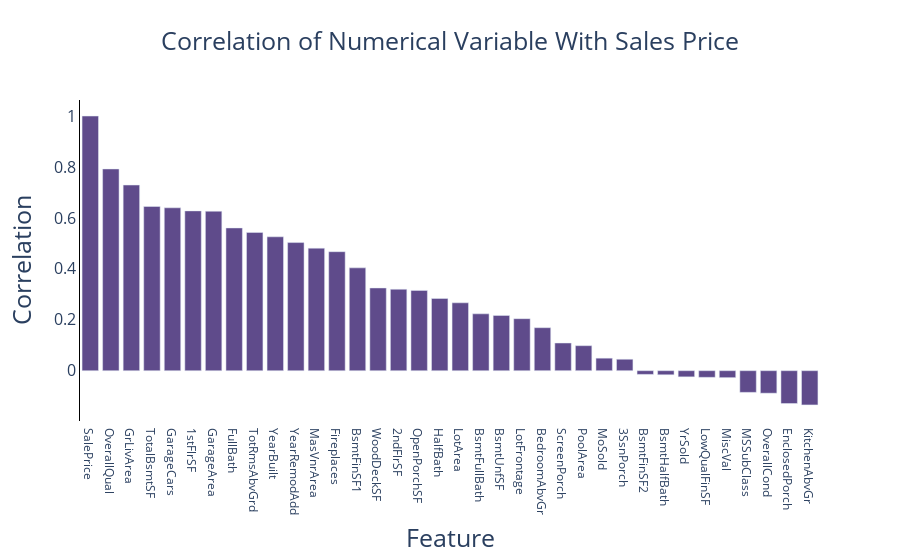

Here is the notebook cell this chart was saved with:
### Code cell
fig = px.bar(x = df.corr().index, y =df.corr().SalePrice,
            title = 'Correlation of Numerical Variable With Sales Price',
             color_discrete_sequence = ['#5F4B8B']
            )
fig.update_layout(
    barmode='stack', 
    xaxis_categoryorder = 'total descending',
    xaxis_title = 'Feature',
    yaxis_title = 'Correlation',
    title_x=0.5,
    plot_bgcolor = 'white',
    title_font = dict(size = 25),
    yaxis = dict(
        tickfont = dict(size=16),
        titlefont = dict(size = 25),
        showgrid = False,
        showline = True,
        linecolor = 'black'
    ),
    xaxis = dict(
        tickfont = dict(size=12),
        titlefont = dict(size =25),
        showgrid = False,
        showline = False,
        linecolor = 'black'
        
    )
    
)
fig

### Figure 1 — Plotly figure (JSON) as saved in the notebook; plotly's stock layout.template omitted (floating-point values rounded to 4 significant figures)
{"data": [{"alignmentgroup": "True", "hovertemplate": "x=%{x}<br>y=%{y}<extra></extra>", "legendgroup": "", "marker": {"color": "#5F4B8B", "pattern": {"shape": ""}}, "name": "", "offsetgroup": "", "orientation": "v", "showlegend": false, "textposition": "auto", "type": "bar", "x": ["MSSubClass", "LotFrontage", "LotArea", "OverallQual", "OverallCond", "YearBuilt", "YearRemodAdd", "MasVnrArea", "BsmtFinSF1", "BsmtFinSF2", "BsmtUnfSF", "TotalBsmtSF", "1stFlrSF", "2ndFlrSF", "LowQualFinSF", "GrLivArea", "BsmtFullBath", "BsmtHalfBath", "FullBath", "HalfBath", "BedroomAbvGr", "KitchenAbvGr", "TotRmsAbvGrd", "Fireplaces", "GarageCars", "GarageArea", "WoodDeckSF", "OpenPorchSF", "EnclosedPorch", "3SsnPorch", "ScreenPorch", "PoolArea", "MiscVal", "MoSold", "YrSold", "SalePrice"], "xaxis": "x", "y": [-0.08509, 0.2043, 0.2666, 0.7921, -0.0884, 0.5258, 0.5031, 0.4812, 0.4038, -0.01452, 0.217, 0.6449, 0.6276, 0.3198, -0.02607, 0.7291, 0.2233, -0.01606, 0.5606, 0.2837, 0.1688, -0.1345, 0.543, 0.4673, 0.6397, 0.6263, 0.3249, 0.3154, -0.1289, 0.04493, 0.1088, 0.09824, -0.02733, 0.04914, -0.02417, 1], "yaxis": "y"}], "layout": {"barmode": "stack", "legend": {"tracegroupgap": 0}, "plot_bgcolor": "white", "title": {"font": {"size": 25}, "text": "Correlation of Numerical Variable With Sales Price", "x": 0.5}, "xaxis": {"anchor": "y", "categoryorder": "total descending", "domain": [0, 1], "linecolor": "black", "showgrid": false, "showline": false, "tickfont": {"size": 12}, "title": {"font": {"size": 25}, "text": "Feature"}}, "yaxis": {"anchor": "x", "domain": [0, 1], "linecolor": "black", "showgrid": false, "showline": true, "tickfont": {"size": 16}, "title": {"font": {"size": 25}, "text": "Correlation"}}}}
